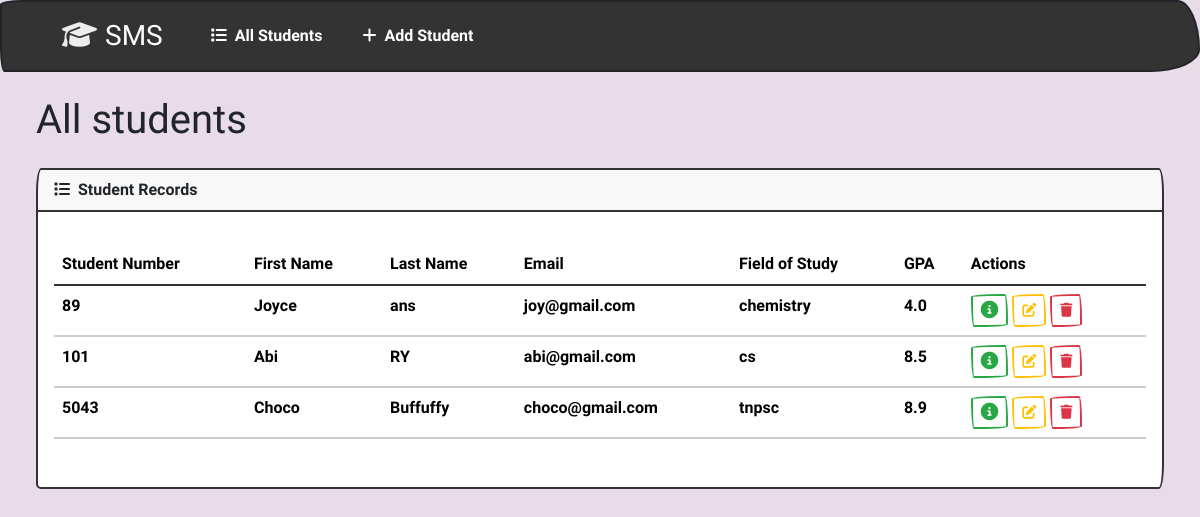
The page / on the database its author committed.
### students/models.py (models this page shows, shortened)
class Student(models.Model):
    stu_num = models.PositiveIntegerField()
    first_name = models.CharField(max_length=50)
    last_name = models.CharField(max_length=50)
    email = models.EmailField(max_length=100)
    field_of_study = models.CharField(max_length=50)
    gpa = models.FloatField()

### students/views.py (the view)
# urls.py: path('', views.index, name='index'),
def index(request):
    students = Student.objects.all()
    return render(request, 'index.html', {'students':students})

### students/templates/index.html (shortened to what this page needs)
{% extends "base.html" %}
{% block body %}
  <h1 class="m-4">All students</h1>
  <div class="row">
      <div class="col-12">
          {% if students %}
          <div class="card bg-light mb-3 mx-4" >
              <div class="card-header"><i class="fa-solid fa-list me-2"></i>Student Records</div>
              <div class="card-body">
                <p class="card-text">
                  <div class="table-responsive">
                      <table class="table table-hover">
                          <thead>
                            <tr>
                              <th scope="col">Student Number</th>
                              <th scope="col">First Name</th>
                              <th scope="col">Last Name</th>
                              <th scope="col">Email</th>
                              <th scope="col">Field of Study</th>
                              <th scope="col">GPA</th>
                              <th scope="col">Actions</th>
                            </tr>
                          </thead>
                          <tbody>
                            {% for student in students %}
                              <tr class="table-light">
                                <td>{{student.stu_num}}</td>
                                <td>{{student.first_name}}</td>
                                <td>{{student.last_name}}</td>
                                <td>{{student.email}}</td>
                                <td>{{student.field_of_study}}</td>
                                <td>{{student.gpa}}</td>
                                <td>
                                  <button type="button" class="btn btn-outline-success btn-sm" fdprocessedid="8llwj" href=" {% url "indexx:view_student" student.id %}" data-bs-toggle="modal" data-bs-target="#myModal{{student.id}}"></button>
                                  <a href="{% url "indexx:edit" student.id %}" style="text-decoration:none;">
                                    <button type="button" class="btn btn-outline-warning btn-sm" fdprocessedid="v7cmvq"><i  class="fa-solid fa-pen-to-square"></i></button>
                                  </a>
                                  <button type="button" class="btn btn-outline-danger btn-sm" fdprocessedid="long6b" data-bs-toggle="modal" data-bs-target="#delete{{student.id}}"><i class="fa-solid fa-trash"></i></button>
                                </td>
                              </tr>
                            {% endfor %}
                          </tbody>
                        </table>
                  </div>
                </p>
              </div>
          </div>
          {% else %}
          <div class="alert alert-dismissible alert-light w-50">
              <button type="button" class="btn-close" data-bs-dismiss="alert" fdprocessedid="857zt8"></button>
              <strong>Oh snap!</strong>  No Student Record
            </div>
          {% endif %}
      </div>
  </div>
{% endblock %}

### students/templates/base.html (shortened to what this page needs)
{% load static %}
<!DOCTYPE html>
<html lang="en">
<head>
    <link rel="stylesheet" href="{% static "css/bootstrap.min.css" %}">
    <link rel="stylesheet" href="https://cdnjs.cloudflare.com/ajax/libs/font-awesome/6.7.2/css/all.min.css" />
</head>
<body style="background-color:rgb(231, 220, 231);" class="f-flex flex-column min-vh-100">
    <nav class="navbar navbar-expand-lg bg-primary" data-bs-theme="dark">
        <div class="container-fluid">
          <a class="navbar-brand ps-5 fs-3" href="/"><i class="fa-solid fa-graduation-cap me-2" style="color: #ededed;"></i>SMS</a>
          <div class="collapse navbar-collapse" id="navbarColor01">
            <ul class="navbar-nav me-auto">
              <li class="nav-item">
                <a class="nav-link active mx-4" href="{% url "indexx:index" %}"><i class="fa-solid fa-list me-2"></i>All Students
                </a>
              </li>
              <li class="nav-item">
                <a class="nav-link active" href="{% url "indexx:add" %}"><i class="fa-solid fa-plus me-2"></i>Add Student </a>
              </li>
            </ul>
          </div>
        </div>
      </nav>
      <div class="container-fluid">
      {% block body %}
      {% endblock %}
      </div>
</body>
</html>

### rows shown on the page
Student: stu_num "89", first_name "Joyce", last_name "ans", email "joy@gmail.com", field_of_study "chemistry", gpa "4.0"
Student: stu_num "101", first_name "Abi", last_name "RY", email "abi@gmail.com", field_of_study "cs", gpa "8.5"
Student: stu_num "5043", first_name "Choco", last_name "Buffuffy", email "choco@gmail.com", field_of_study "tnpsc", gpa "8.9"
